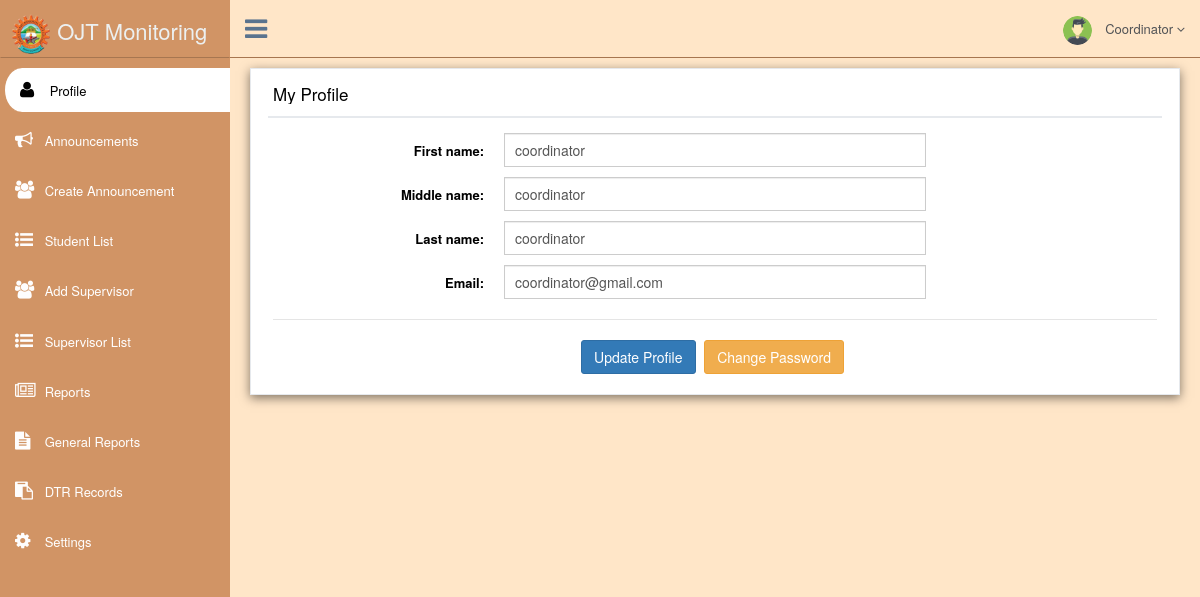
The page /pages/coordinator-profile.php (signed in) on the database its author committed.
### tables this page shows
CREATE TABLE `user` (
  `id` int(11) NOT NULL,
  `fname` varchar(100) NOT NULL,
  `mname` varchar(100) NOT NULL,
  `lname` varchar(100) NOT NULL,
  `supervisor_id` int(11) NOT NULL DEFAULT 0,
  `course` int(11) NOT NULL DEFAULT 0,
  `section` varchar(12) DEFAULT NULL,
  `email` varchar(32) DEFAULT NULL,
  `company` varchar(200) DEFAULT NULL,
  `position` text DEFAULT NULL,
  `contact` varchar(12) DEFAULT NULL,
  `requirements` text DEFAULT NULL,
  `date_create` timestamp NOT NULL DEFAULT current_timestamp(),
  `pass` varchar(120) DEFAULT NULL,
  `role` text DEFAULT NULL,
  `isNew` int(11) NOT NULL DEFAULT 0
);

### components/links.php (called while the page is built, shortened)
<?php
$coordinator_links = array(
    "Profile" => "coordinator-profile.php",
    "Announcements"  => "announcements.php",
    "Create Announcement" => "create-announcement.php",
    "Student List" => "student-list.php",
    "Add Supervisor" => "add-supervisor.php",
    "Supervisor List" => "supervisor-list.php",
    "Reports" => "all-checked-reports.php",
    "General Reports" => "student-general-reports.php",
    "DTR Records" => "dtr-records.php",
    "Settings" => "settings.php",
);
$coordinator_icons = array(
    "fa fa-user",
    "fa fa-bullhorn",
    "fa fa-users",
    "fa fa-list-ul",
    "fa fa-users",
    "fa fa-list-ul",
    "fa fa-newspaper-o",
    "fa fa-file-text",
    "fa fa-clipboard",
    "fa fa-gear",
);

### pages/coordinator-profile.php (the view, shortened to what this page needs)
<?php
include '../actions/conn.php';
$user = mysqli_fetch_object(mysqli_query($conn, "SELECT * FROM user WHERE id = '$_SESSION[id]'"));
?>
<!DOCTYPE html>
<html lang="en">
<head>
    <link href="../vendors/bootstrap/dist/css/bootstrap.min.css" rel="stylesheet">
    <link href="../vendors/font-awesome/css/font-awesome.min.css" rel="stylesheet">
    <link href="../vendors/malihu-custom-scrollbar-plugin/jquery.mCustomScrollbar.min.css" rel="stylesheet" />
    <link href="../build/css/custom.css" rel="stylesheet">
</head>
<body class="nav-md" style="background:none;">
    <div class="container body">
        <div class="main_container">
            <?php include_once("../components/coordinator-nav.php") ?>
            <div class="right_col" role="main" style="transition:.5s;">
                <div class="row">
                    <div class="col-md-12 col-sm-12 col-xs-12">
                        <div class="x_panel" style="box-shadow: 0 3px 10px rgb(0 0 0 / 50%);">
                            <div class="x_title">
                                <h2>My Profile</h2>
                                <div class="clearfix"></div>
                            </div>
                            <div class="x_content">
                                <form method="POST" role="form" id="update-coordinator" class="form-horizontal form-label-left">
                                    <div class="item form-group">
                                        <label class="control-label col-md-3 col-sm-3 col-xs-12" for="name">
                                            First name:
                                        </label>
                                        <div class="col-md-6 col-sm-6 col-xs-12">
                                            <input value="<?php echo $user->fname ?>" type="text" name="fname" class="form-control col-md-7 col-xs-12" required>
                                        </div>
                                    </div>
                                    <div class="item form-group">
                                        <label class="control-label col-md-3 col-sm-3 col-xs-12" for="name">
                                            Middle name:
                                        </label>
                                        <div class="col-md-6 col-sm-6 col-xs-12">
                                            <input value="<?php echo $user->mname ?>" type="text" name="mname" class="form-control col-md-7 col-xs-12" required>
                                        </div>
                                    </div>
                                    <div class="item form-group">
                                        <label class="control-label col-md-3 col-sm-3 col-xs-12" for="name">
                                            Last name:
                                        </label>
                                        <div class="col-md-6 col-sm-6 col-xs-12">
                                            <input value="<?php echo $user->lname ?>" type="text" name="lname" class="form-control col-md-7 col-xs-12" required>
                                        </div>
                                    </div>
                                    <div class="item form-group">
                                        <label class="control-label col-md-3 col-sm-3 col-xs-12" for="name">
                                            Email:
                                        </label>
                                        <div class="col-md-6 col-sm-6 col-xs-12">
                                            <input value="<?php echo $user->email ?>" type="text" name="email" class="form-control col-md-7 col-xs-12" required>
                                        </div>
                                    </div>
                                    <div class="ln_solid"></div>
                                    <div class="form-group">
                                        <center>
                                            <button type="submit" class="btn btn-primary">Update Profile</button>
                                            <button type="button" onclick="return window.location.href='update-password.php'" class="btn btn-warning">Change Password</button>
                                        </center>
                                    </div>
                                </form>
                            </div>
                        </div>
                    </div>
                </div>
            </div>
        </div>
    </div>
</body>
</html>

### components/coordinator-nav.php (shortened to what this page needs)
<div class="col-md-3 left_col menu_fixed" style="transition:.5s">
    <div class="navbar nav_title" style="overflow: hidden; padding-bottom:1px">
        <a class="site_title">
            <img src="../images/CHSMSC.gif" alt="OJT Monitoring" style="width: 40px;">
            <span>OJT Monitoring</span>
        </a>
    </div>
    <div id="sidebar-menu" class="main_menu_side hidden-print main_menu">
        <div class="menu_section">
            <ul class="nav side-menu">
                <?php
                require_once('links.php');
                $counter = 0;
                foreach ($coordinator_links as $desc => $link) {
                    echo "
                                <li><a href='" . $link . "'><i class='" . $coordinator_icons[$counter] . "'></i> " . $desc . " </a></li>
                                ";
                    $counter++;
                }
                ?>
            </ul>
        </div>
    </div>
</div>
<div class="top_nav ." style="transition:.5s">
    <div class="nav_menu">
        <nav>
            <div class="nav toggle">
                <a id="menu_toggle"><i class="fa fa-bars"></i></a>
            </div>
            <ul class="nav navbar-nav navbar-right">
                <li class="">
                    <a href="javascript:;" class="user-profile dropdown-toggle" data-toggle="dropdown" aria-expanded="false" style="text-transform: capitalize;">
                        <img src="../images/avatar.png" alt="">
                        <?php echo "$user->fname"; ?>
                        <span class=" fa fa-angle-down"></span>
                    </a>
                </li>
            </ul>
        </nav>
    </div>
</div>

### rows shown on the page
user: fname "Coordinator", fname "coordinator", mname "coordinator", lname "coordinator", email "coordinator@gmail.com"

### other values the page prints
$desc "Profile"
$desc "Announcements"
$desc "Create Announcement"
$desc "Student List"
$desc "Add Supervisor"
$desc "Supervisor List"
$desc "Reports"
$desc "General Reports"
$desc "DTR Records"
$desc "Settings"
